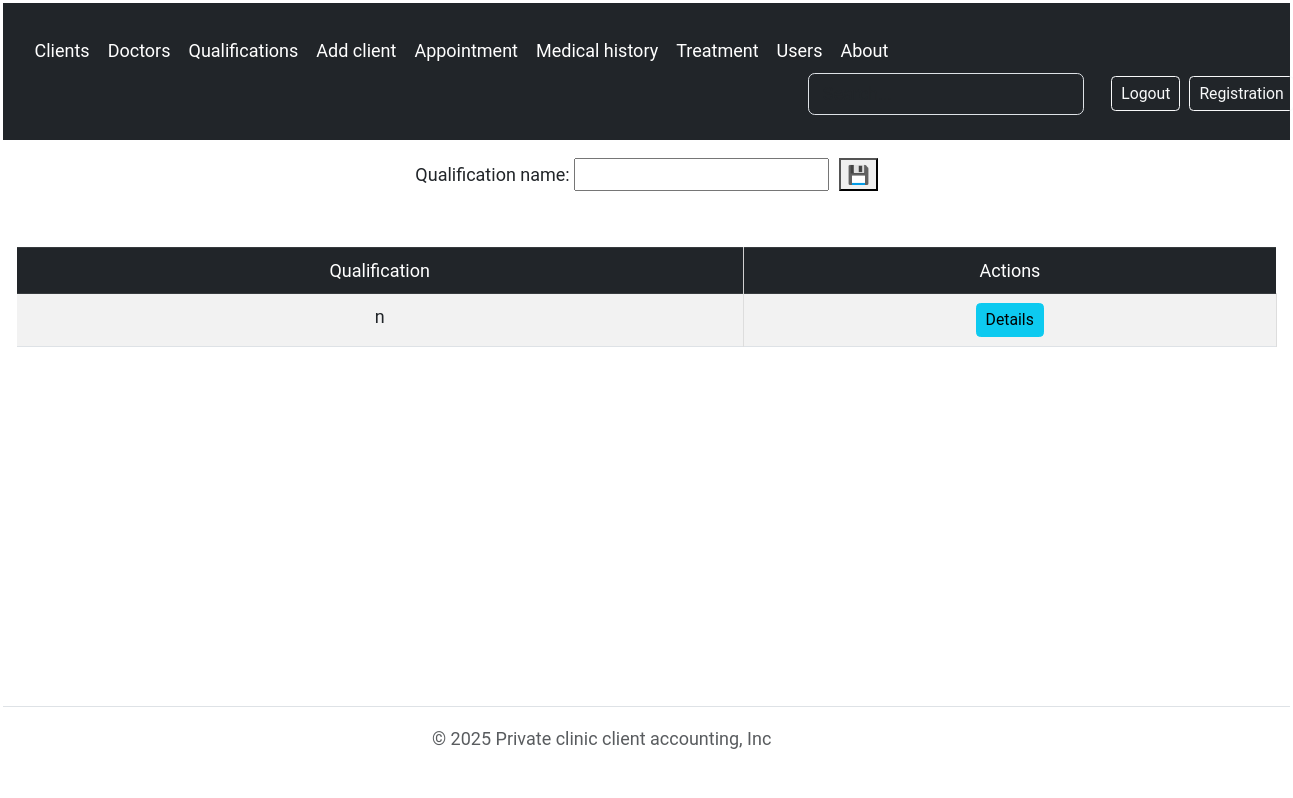
Before: /qualifications/ (signed in) with the older database file.
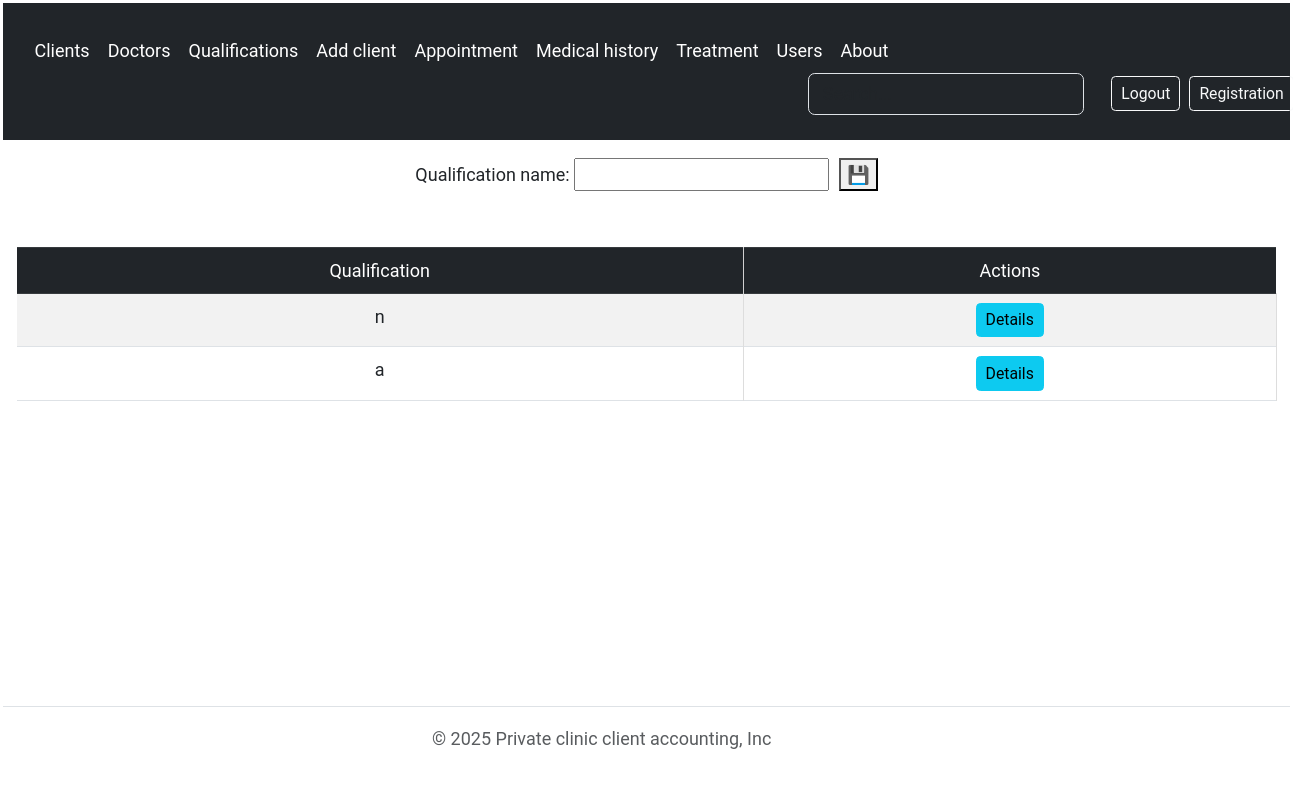
After: the same page with the newer database file.
### apps/core/models/qualification.py (models this page shows, shortened)
class Qualification(models.Model):
    id = models.AutoField(primary_key=True)
    qualification_name = models.CharField(max_length=50, unique=True)
    doctor = models.ForeignKey('Doctor', on_delete=models.CASCADE, related_name='qualifications', null=True, blank=True)

### apps/core/views.py (the view)
# urls.py: path('qualifications/', views.qualifications, name='qualifications'),
@require_http_methods(['GET', 'POST'])
def qualifications(request):
    if request.method == 'POST':
        form = QualificationForm(request.POST)
        if form.is_valid():
            form.save()
            return redirect('core:qualifications')
    else:
        form = QualificationForm()
    context = {
        'qualification_list': Qualification.objects.all(),
        'form': form,
    }
    return render(request, 'core/pages/qualifications.html', context)

### apps/core/forms.py
class QualificationForm(forms.ModelForm):
    class Meta:
        model = Qualification
        fields = '__all__'
        exclude = ['created_at', 'updated_at', 'doctor']

### apps/core/templates/core/pages/qualifications.html (shortened to what this page needs)
{% extends "base.html" %}
{% block content %}
<div style="justify-items: center;">
    {% include "core/pages/qualification_form_create.html" %}
</div>
<div class="container-fluid">
    <table class="table table-striped table-bordered">
        <thead class="table-dark">
        <tr>
            <th scope="col">Qualification</th>
            <th>Actions</th>
        </tr>
        </thead>
        <tbody>
        {% for qualification in qualification_list %}
        <tr>
            <td>{{qualification.qualification_name}}</td>
            <td>
                <a href="{% url 'core:qualification_detail' qualification.id %}" class="btn btn-sm btn-info">Details</a>
            </td>
        </tr>
        {% endfor %}
        </tbody>
    </table>
</div>
{% endblock content %}

Changed rows visible on the page:
added Qualification: qualification_name "a"
